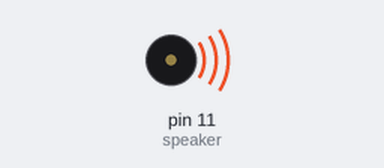
A sketch run on a simulated Arduino Uno, built with avr-gcc and run on an emulated ATmega328P. Shown: buzzer (waves = sounding).

Above: at 0.1 s.
Timing chart, 0 to 40.0 s (numbered marks = the images above):
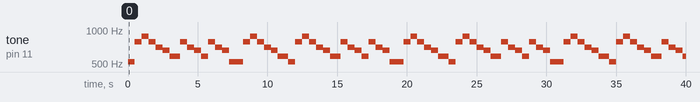

The sketch:

Piezo.ino
```cpp
//Miusic playing with PIEZO
//Thomas McKinstry


//define speaker port
int speaker =11;

//variables for rythm:

int tempo=1000;
int w=tempo;
int h=w/2;
int q=h/2;
int e=q/2;
int s =e/2;

//define pitches

int c4=261;
int d4=293;
int e4=330;
int f4=350;
int g4=392;
int an4=440;
int b4=494;
int c5=523;

//ascend scale
void scaleUp(){
  int scale []={c4, d4, e4, f4, g4, an4, b4,c5};

for(int n=0; n<8; n++){
   tone(speaker,scale[n], q);
   delay(q);
}//end for

}//end scale up

//function twinkle 1
void twinkle1(){

  int lineANotes[]={c4,c4,g4,g4,an4,an4,g4,f4,f4,e4,e4,d4,d4,c4};
  int lineARythm[]={q,q,q,q,q,q,h,q,q,q,q,q,h};

  for(int n=0; n<14; n++){
    tone(speaker, lineANotes[n]*2, lineARythm[n]);
    delay(lineARythm[n]);
  }


}//end twinkle1


void twinkle2(){

  int lineANotes[]={g4,g4,f4,f4,e4,e4,d4,g4,g4,f4,f4, e4,e4, c4};
  int lineARythm[]={q,q,q,q,q,q,h,q,q,q,q,q,q,h};

  for(int n=0; n<14; n++){
    tone(speaker, lineANotes[n]*2, lineARythm[n]);
    delay(lineARythm[n]);
  }
}//end for

//function twinkle 3
void twinkle3(){

  int lineANotes[]={c4,c4,g4,g4,an4,an4,g4,f4,f4,e4,e4,d4,d4,c4};
  int lineARythm[]={q,q,q,q,q,q,h,q,q,q,q,q,h};

  for(int n=0; n<14; n++){
    tone(speaker, lineANotes[n]*2, lineARythm[n]);
    delay(lineARythm[n]);
  }


}//end twinkle1


void setup(){

  //set speaker pin ot output
  pinMode(speaker,OUTPUT);


}//end setup


void loop(){
  //scaleUp();
  twinkle1();
  twinkle2();
  twinkle3();

}//end loop
```

Measured:
- by itself, tone on pin 11 (speaker): plays 522 Hz for 0.50 s, 784 Hz for 0.50 s, 880 Hz for 0.50 s, 784 Hz for 0.50 s, 700 Hz for 0.50 s, 660 Hz for 0.50 s … (74 notes in this stretch)
